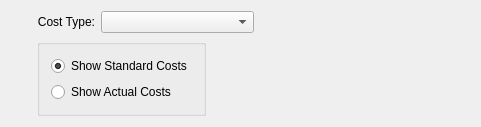
<?xml version="1.0" encoding="UTF-8"?>
<ui version="4.0">
 <comment>This file is part of the xTuple ERP: PostBooks Edition, a free and
open source Enterprise Resource Planning software suite,
Copyright (c) 1999-2010 by OpenMFG LLC, d/b/a xTuple.
It is licensed to you under the Common Public Attribution License
version 1.0, the full text of which (including xTuple-specific Exhibits)
is available at www.xtuple.com/CPAL.  By using this software, you agree
to be bound by its terms.</comment>
 <class>dspItemCostDetail</class>
 <widget class="QWidget" name="dspItemCostDetail">
  <property name="geometry">
   <rect>
    <x>0</x>
    <y>0</y>
    <width>481</width>
    <height>124</height>
   </rect>
  </property>
  <property name="windowTitle">
   <string>Detailed Item Costs</string>
  </property>
  <layout class="QHBoxLayout" name="horizontalLayout_3">
   <item>
    <layout class="QVBoxLayout" name="verticalLayout">
     <item>
      <widget class="ItemCluster" name="_item"/>
     </item>
     <item>
      <spacer>
       <property name="orientation">
        <enum>Qt::Vertical</enum>
       </property>
       <property name="sizeType">
        <enum>QSizePolicy::Expanding</enum>
       </property>
       <property name="sizeHint" stdset="0">
        <size>
         <width>20</width>
         <height>0</height>
        </size>
       </property>
      </spacer>
     </item>
    </layout>
   </item>
   <item>
    <layout class="QVBoxLayout" name="verticalLayout_3">
     <item>
      <layout class="QHBoxLayout" name="horizontalLayout_2">
       <item>
        <widget class="QLabel" name="_costTypeLit">
         <property name="text">
          <string>Cost Type:</string>
         </property>
         <property name="alignment">
          <set>Qt::AlignRight|Qt::AlignTrailing|Qt::AlignVCenter</set>
         </property>
        </widget>
       </item>
       <item>
        <widget class="XComboBox" name="_costType">
         <property name="sizePolicy">
          <sizepolicy hsizetype="Expanding" vsizetype="Fixed">
           <horstretch>0</horstretch>
           <verstretch>0</verstretch>
          </sizepolicy>
         </property>
        </widget>
       </item>
      </layout>
     </item>
     <item>
      <layout class="QHBoxLayout" name="horizontalLayout">
       <item>
        <widget class="QGroupBox" name="_costTypeGroup">
         <property name="sizePolicy">
          <sizepolicy hsizetype="Preferred" vsizetype="Preferred">
           <horstretch>0</horstretch>
           <verstretch>0</verstretch>
          </sizepolicy>
         </property>
         <property name="title">
          <string/>
         </property>
         <property name="alignment">
          <set>Qt::AlignRight</set>
         </property>
         <layout class="QVBoxLayout" name="verticalLayout_2">
          <item>
           <widget class="QRadioButton" name="_standardCosts">
            <property name="text">
             <string>Show Standard Costs</string>
            </property>
            <property name="checked">
             <bool>true</bool>
            </property>
           </widget>
          </item>
          <item>
           <widget class="QRadioButton" name="_actualCosts">
            <property name="text">
             <string>Show Actual Costs</string>
            </property>
           </widget>
          </item>
         </layout>
        </widget>
       </item>
       <item>
        <spacer>
         <property name="orientation">
          <enum>Qt::Horizontal</enum>
         </property>
         <property name="sizeType">
          <enum>QSizePolicy::Expanding</enum>
         </property>
         <property name="sizeHint" stdset="0">
          <size>
           <width>20</width>
           <height>20</height>
          </size>
         </property>
        </spacer>
       </item>
      </layout>
     </item>
     <item>
      <spacer name="spacer">
       <property name="orientation">
        <enum>Qt::Vertical</enum>
       </property>
       <property name="sizeType">
        <enum>QSizePolicy::Expanding</enum>
       </property>
       <property name="sizeHint" stdset="0">
        <size>
         <width>20</width>
         <height>0</height>
        </size>
       </property>
      </spacer>
     </item>
    </layout>
   </item>
   <item>
    <spacer name="horizontalSpacer">
     <property name="orientation">
      <enum>Qt::Horizontal</enum>
     </property>
     <property name="sizeHint" stdset="0">
      <size>
       <width>0</width>
       <height>20</height>
      </size>
     </property>
    </spacer>
   </item>
  </layout>
 </widget>
 <layoutdefault spacing="6" margin="11"/>
 <pixmapfunction>qPixmapFromMimeSource</pixmapfunction>
 <customwidgets>
  <customwidget>
   <class>ItemCluster</class>
   <extends>QWidget</extends>
   <header>itemcluster.h</header>
   <container>1</container>
  </customwidget>
  <customwidget>
   <class>XComboBox</class>
   <extends>QComboBox</extends>
   <header>xcombobox.h</header>
  </customwidget>
 </customwidgets>
 <tabstops>
  <tabstop>_item</tabstop>
  <tabstop>_costType</tabstop>
  <tabstop>_standardCosts</tabstop>
 </tabstops>
 <resources/>
 <connections/>
</ui>
